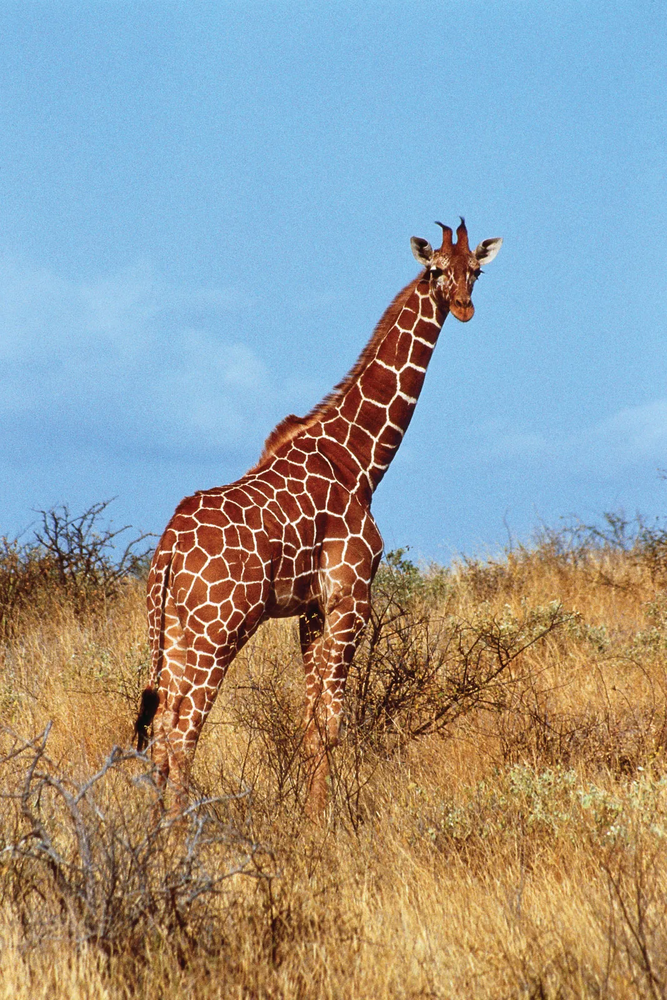
#> input picture OpenCV/Day-10-Blur Filters-Average,Gaussian,Median/giraffe-Kenya.png, 667 x 1000 px, shrunk from 1067 x 1600 before the run
$ jupyter execute blur.ipynb
#> lines starting #> are read from the running program, lines starting #| are printed output that depends on the picture
[cell 1]
import cv2
import matplotlib.pyplot as plt
import numpy as np

[cell 2]
image = cv2.imread("./giraffe-Kenya.png")
#> image is the input picture: shape (1000, 667, 3); mean B, G, R 152, 154.5, 150.9
image_rgb = cv2.cvtColor(image,cv2.COLOR_BGR2RGB)
image_gray = cv2.cvtColor(image,cv2.COLOR_BGR2GRAY)
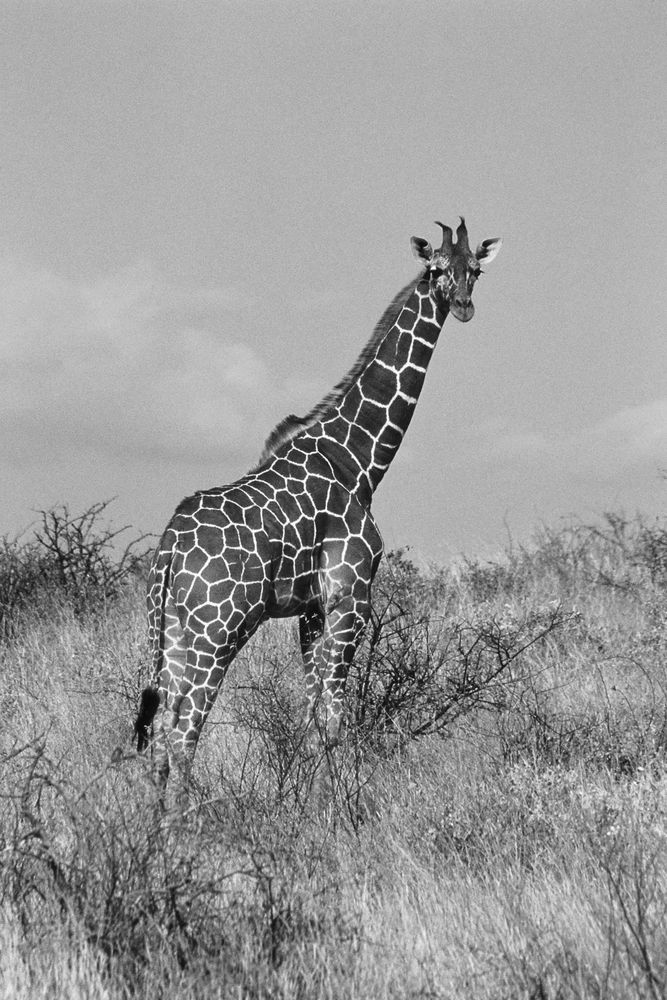
#> image_gray: shape (1000, 667); min 8, max 255, mean 153.2

[cell 3]
# Average Blur
kernel_s = 5
average_blur = cv2.blur(image_gray,(kernel_s,kernel_s)) # bigger the kernel size then more the blurriness effect is going to be.
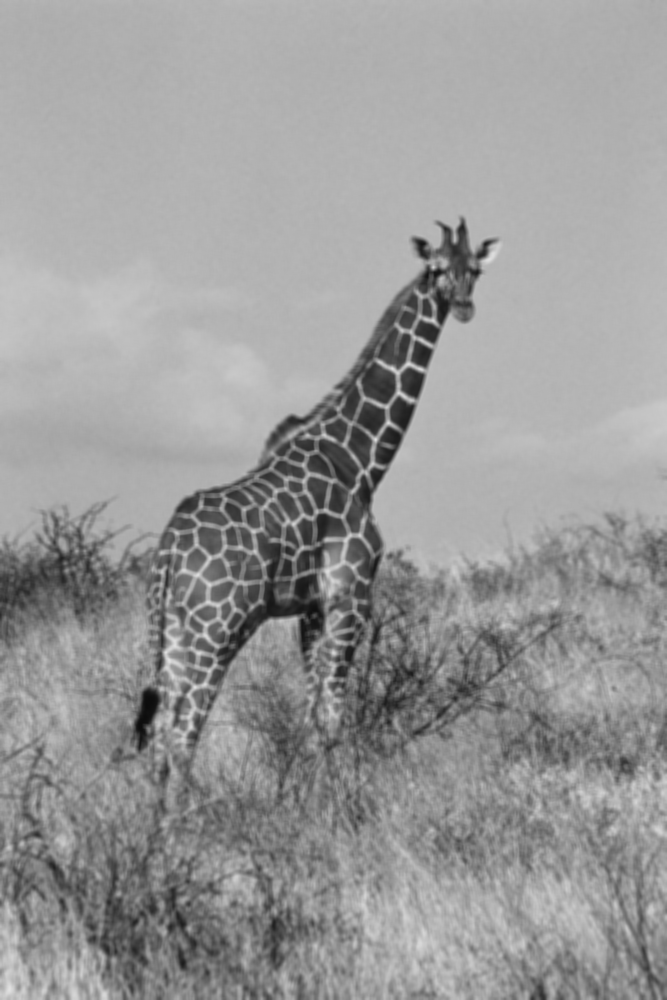
#> average_blur: shape (1000, 667); min 12, max 226, mean 153.2
plt.imshow(average_blur,cmap='gray')

[cell 4]
# Gaussian Blur
kernel_s = 11 # it should be odd number in this case.

gaussian_blur = cv2.GaussianBlur(image_gray,(kernel_s,kernel_s),0)
# sigmaX is standard deviation of gaussian in the X direction, the higher the X means it is more smoother.
plt.imshow(gaussian_blur,cmap='gray')

[cell 5]
# Median Blur

median_blur = cv2.medianBlur(image_gray,kernel_s)
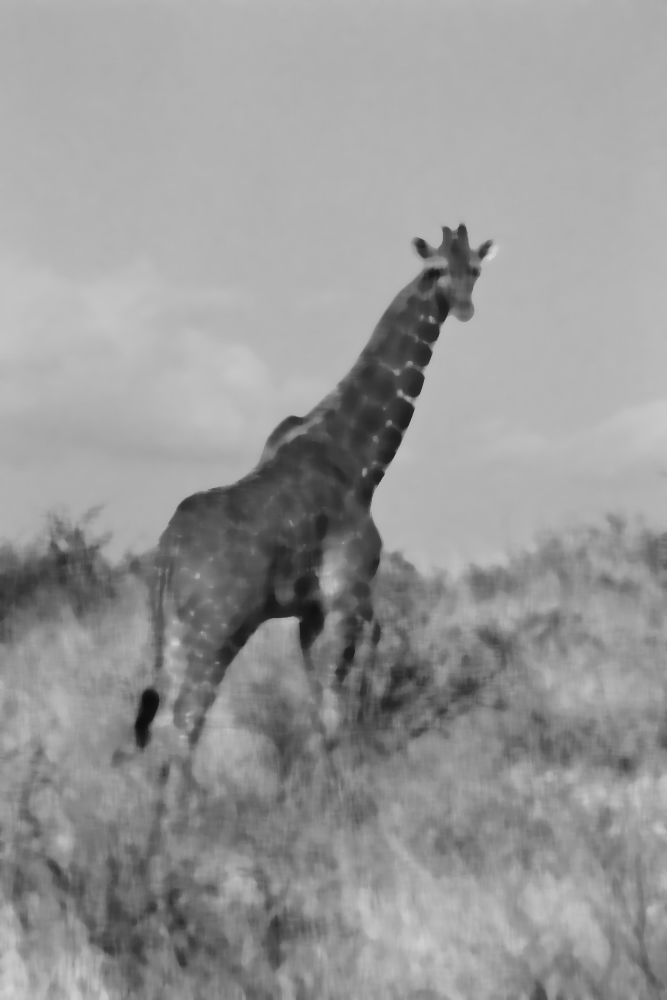
#> median_blur: shape (1000, 667); min 13, max 214, mean 151.7

plt.imshow(median_blur,cmap='gray')

[cell 6]
plt.figure(figsize=(14,12))

plt.subplot(2,2,1)
plt.title("Originial Gray Image")
plt.imshow(image_gray,cmap="gray")
plt.axis("off")

plt.subplot(2,2,2)
plt.title("Average Blur Image")
plt.imshow(average_blur,cmap="gray")
plt.axis("off")

plt.subplot(2,2,3)
plt.title("Gaussian Blur Image")
plt.imshow(gaussian_blur,cmap="gray")
plt.axis("off")

plt.subplot(2,2,4)
plt.title("Median Blur Image")
plt.imshow(median_blur,cmap="gray")
plt.axis("off")

plt.tight_layout()
plt.show()
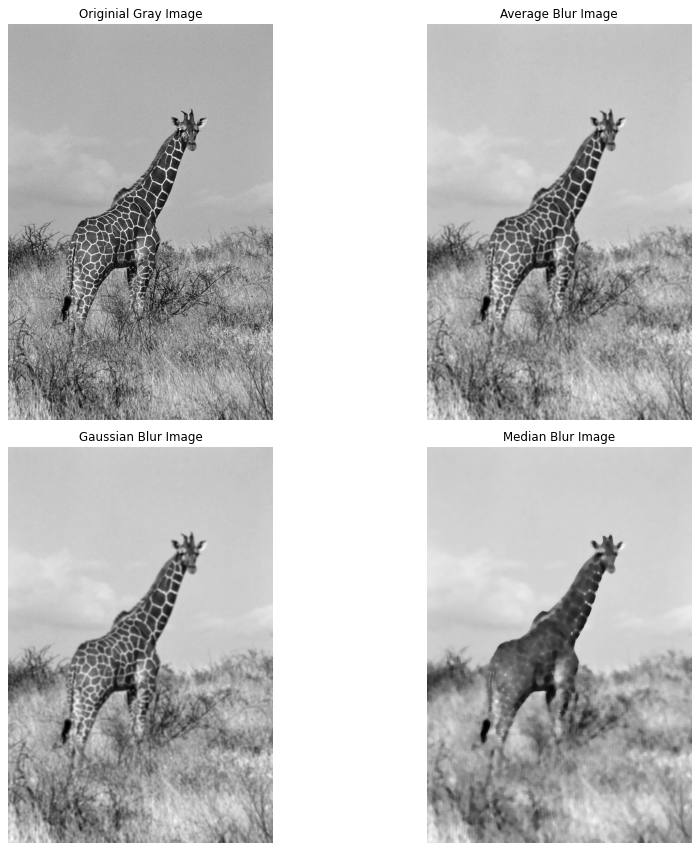
#> figure drawn by matplotlib, 4 panels

# You should either go with average blur or gaussian blur when you want to smoothen your images,
# and in terms of noise you should go with median blur.
